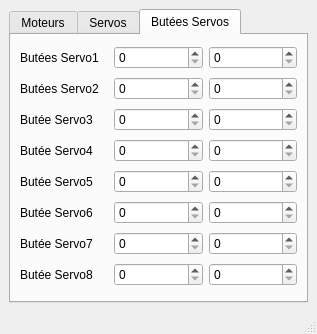
<?xml version="1.0" encoding="UTF-8"?>
<ui version="4.0">
 <class>ihm_ActuatorElectrobot</class>
 <widget class="QMainWindow" name="ihm_ActuatorElectrobot">
  <property name="geometry">
   <rect>
    <x>0</x>
    <y>0</y>
    <width>317</width>
    <height>325</height>
   </rect>
  </property>
  <property name="windowTitle">
   <string>MainWindow</string>
  </property>
  <property name="dockOptions">
   <set>QMainWindow::AllowTabbedDocks|QMainWindow::AnimatedDocks</set>
  </property>
  <widget class="QWidget" name="centralwidget">
   <layout class="QGridLayout" name="gridLayout">
    <item row="0" column="0">
     <widget class="QTabWidget" name="tabWidget">
      <property name="currentIndex">
       <number>2</number>
      </property>
      <widget class="QWidget" name="Moteurs">
       <attribute name="title">
        <string>Moteurs</string>
       </attribute>
       <layout class="QGridLayout" name="gridLayout_3">
        <item row="0" column="0">
         <widget class="QLabel" name="label_Moteur_1">
          <property name="text">
           <string>Moteur 1</string>
          </property>
         </widget>
        </item>
        <item row="0" column="1">
         <widget class="QSpinBox" name="Moteur_1">
          <property name="suffix">
           <string>%</string>
          </property>
          <property name="minimum">
           <number>-100</number>
          </property>
          <property name="maximum">
           <number>100</number>
          </property>
         </widget>
        </item>
        <item row="1" column="0">
         <widget class="QLabel" name="label_Moteur_2">
          <property name="text">
           <string>Moteur 2</string>
          </property>
         </widget>
        </item>
        <item row="1" column="1">
         <widget class="QSpinBox" name="Moteur_2">
          <property name="suffix">
           <string>%</string>
          </property>
          <property name="minimum">
           <number>-100</number>
          </property>
          <property name="maximum">
           <number>100</number>
          </property>
         </widget>
        </item>
        <item row="2" column="0">
         <widget class="QLabel" name="label_Moteur_3">
          <property name="text">
           <string>Moteur 3</string>
          </property>
         </widget>
        </item>
        <item row="2" column="1">
         <widget class="QSpinBox" name="Moteur_3">
          <property name="suffix">
           <string>%</string>
          </property>
          <property name="minimum">
           <number>-100</number>
          </property>
          <property name="maximum">
           <number>100</number>
          </property>
         </widget>
        </item>
        <item row="2" column="2" rowspan="2">
         <widget class="QPushButton" name="Moteurs_StopAll">
          <property name="text">
           <string>RAZ ALL</string>
          </property>
          <property name="checkable">
           <bool>false</bool>
          </property>
          <property name="checked">
           <bool>false</bool>
          </property>
          <property name="autoRepeat">
           <bool>false</bool>
          </property>
          <property name="autoDefault">
           <bool>false</bool>
          </property>
          <property name="default">
           <bool>false</bool>
          </property>
          <property name="flat">
           <bool>false</bool>
          </property>
         </widget>
        </item>
        <item row="3" column="0">
         <widget class="QLabel" name="label_Moteur_4">
          <property name="text">
           <string>Moteur 4</string>
          </property>
         </widget>
        </item>
        <item row="3" column="1">
         <widget class="QSpinBox" name="Moteur_4">
          <property name="suffix">
           <string>%</string>
          </property>
          <property name="minimum">
           <number>-100</number>
          </property>
          <property name="maximum">
           <number>100</number>
          </property>
         </widget>
        </item>
        <item row="4" column="0">
         <widget class="QLabel" name="label_Moteur_5">
          <property name="text">
           <string>Moteur 5</string>
          </property>
         </widget>
        </item>
        <item row="4" column="1">
         <widget class="QSpinBox" name="Moteur_5">
          <property name="suffix">
           <string>%</string>
          </property>
          <property name="minimum">
           <number>-100</number>
          </property>
          <property name="maximum">
           <number>100</number>
          </property>
         </widget>
        </item>
        <item row="5" column="0">
         <widget class="QLabel" name="label_Moteur_6">
          <property name="text">
           <string>Moteur 6</string>
          </property>
         </widget>
        </item>
        <item row="5" column="1">
         <widget class="QSpinBox" name="Moteur_6">
          <property name="suffix">
           <string>%</string>
          </property>
          <property name="minimum">
           <number>-100</number>
          </property>
          <property name="maximum">
           <number>100</number>
          </property>
         </widget>
        </item>
        <item row="6" column="0" colspan="2">
         <widget class="QPushButton" name="Send_CdeMoteurs">
          <property name="toolTip">
           <string>&lt;html&gt;&lt;head/&gt;&lt;body&gt;&lt;p&gt;clic gauche : envoie trame / clic droit : lock trame&lt;/p&gt;&lt;/body&gt;&lt;/html&gt;</string>
          </property>
          <property name="text">
           <string>Send /  Lock</string>
          </property>
         </widget>
        </item>
       </layout>
      </widget>
      <widget class="QWidget" name="Servos">
       <attribute name="title">
        <string>Servos</string>
       </attribute>
       <layout class="QGridLayout" name="gridLayout_2">
        <item row="0" column="0">
         <widget class="QLabel" name="servo_label_1">
          <property name="text">
           <string>Servo1</string>
          </property>
         </widget>
        </item>
        <item row="0" column="1">
         <widget class="QSlider" name="Servo_slide_1">
          <property name="maximum">
           <number>255</number>
          </property>
          <property name="orientation">
           <enum>Qt::Horizontal</enum>
          </property>
         </widget>
        </item>
        <item row="0" column="2">
         <widget class="QSpinBox" name="Servo_num_1">
          <property name="maximum">
           <number>255</number>
          </property>
         </widget>
        </item>
        <item row="1" column="0">
         <widget class="QLabel" name="servo_label_2">
          <property name="text">
           <string>Servo2</string>
          </property>
         </widget>
        </item>
        <item row="1" column="1">
         <widget class="QSlider" name="Servo_slide_2">
          <property name="maximum">
           <number>255</number>
          </property>
          <property name="orientation">
           <enum>Qt::Horizontal</enum>
          </property>
         </widget>
        </item>
        <item row="1" column="2">
         <widget class="QSpinBox" name="Servo_num_2">
          <property name="maximum">
           <number>255</number>
          </property>
         </widget>
        </item>
        <item row="2" column="0">
         <widget class="QLabel" name="servo_label_3">
          <property name="text">
           <string>Servo3</string>
          </property>
         </widget>
        </item>
        <item row="2" column="1">
         <widget class="QSlider" name="Servo_slide_3">
          <property name="maximum">
           <number>255</number>
          </property>
          <property name="orientation">
           <enum>Qt::Horizontal</enum>
          </property>
         </widget>
        </item>
        <item row="2" column="2">
         <widget class="QSpinBox" name="Servo_num_3">
          <property name="maximum">
           <number>255</number>
          </property>
         </widget>
        </item>
        <item row="3" column="0">
         <widget class="QLabel" name="servo_label_4">
          <property name="text">
           <string>Servo4</string>
          </property>
         </widget>
        </item>
        <item row="3" column="1">
         <widget class="QSlider" name="Servo_slide_4">
          <property name="maximum">
           <number>255</number>
          </property>
          <property name="orientation">
           <enum>Qt::Horizontal</enum>
          </property>
         </widget>
        </item>
        <item row="3" column="2">
         <widget class="QSpinBox" name="Servo_num_4">
          <property name="maximum">
           <number>255</number>
          </property>
         </widget>
        </item>
        <item row="4" column="0">
         <widget class="QLabel" name="servo_label_5">
          <property name="text">
           <string>Servo5</string>
          </property>
         </widget>
        </item>
        <item row="4" column="1">
         <widget class="QSlider" name="Servo_slide_5">
          <property name="maximum">
           <number>255</number>
          </property>
          <property name="orientation">
           <enum>Qt::Horizontal</enum>
          </property>
         </widget>
        </item>
        <item row="4" column="2">
         <widget class="QSpinBox" name="Servo_num_5">
          <property name="maximum">
           <number>255</number>
          </property>
         </widget>
        </item>
        <item row="5" column="0">
         <widget class="QLabel" name="servo_label_6">
          <property name="text">
           <string>Servo6</string>
          </property>
         </widget>
        </item>
        <item row="5" column="1">
         <widget class="QSlider" name="Servo_slide_6">
          <property name="maximum">
           <number>255</number>
          </property>
          <property name="orientation">
           <enum>Qt::Horizontal</enum>
          </property>
         </widget>
        </item>
        <item row="5" column="2">
         <widget class="QSpinBox" name="Servo_num_6">
          <property name="maximum">
           <number>255</number>
          </property>
         </widget>
        </item>
        <item row="6" column="0">
         <widget class="QLabel" name="servo_label_7">
          <property name="text">
           <string>Servo7</string>
          </property>
         </widget>
        </item>
        <item row="6" column="1">
         <widget class="QSlider" name="Servo_slide_7">
          <property name="maximum">
           <number>255</number>
          </property>
          <property name="orientation">
           <enum>Qt::Horizontal</enum>
          </property>
         </widget>
        </item>
        <item row="6" column="2">
         <widget class="QSpinBox" name="Servo_num_7">
          <property name="maximum">
           <number>255</number>
          </property>
         </widget>
        </item>
        <item row="7" column="0">
         <widget class="QLabel" name="servo_label_8">
          <property name="text">
           <string>Servo8</string>
          </property>
         </widget>
        </item>
        <item row="7" column="1">
         <widget class="QSlider" name="Servo_slide_8">
          <property name="maximum">
           <number>255</number>
          </property>
          <property name="orientation">
           <enum>Qt::Horizontal</enum>
          </property>
         </widget>
        </item>
        <item row="7" column="2">
         <widget class="QSpinBox" name="Servo_num_8">
          <property name="maximum">
           <number>255</number>
          </property>
         </widget>
        </item>
        <item row="8" column="0">
         <spacer name="horizontalSpacer">
          <property name="orientation">
           <enum>Qt::Horizontal</enum>
          </property>
          <property name="sizeHint" stdset="0">
           <size>
            <width>31</width>
            <height>20</height>
           </size>
          </property>
         </spacer>
        </item>
        <item row="8" column="1" colspan="2">
         <spacer name="horizontalSpacer_2">
          <property name="orientation">
           <enum>Qt::Horizontal</enum>
          </property>
          <property name="sizeHint" stdset="0">
           <size>
            <width>226</width>
            <height>20</height>
           </size>
          </property>
         </spacer>
        </item>
       </layout>
      </widget>
      <widget class="QWidget" name="tab">
       <attribute name="title">
        <string>Butées Servos</string>
       </attribute>
       <layout class="QGridLayout" name="gridLayout_4">
        <item row="0" column="0">
         <widget class="QLabel" name="label">
          <property name="text">
           <string>Butées Servo1</string>
          </property>
         </widget>
        </item>
        <item row="0" column="1">
         <widget class="QSpinBox" name="ButeeMin_Servo_1">
          <property name="maximum">
           <number>255</number>
          </property>
         </widget>
        </item>
        <item row="0" column="2">
         <widget class="QSpinBox" name="ButeeMax_Servo_1">
          <property name="maximum">
           <number>255</number>
          </property>
         </widget>
        </item>
        <item row="1" column="0">
         <widget class="QLabel" name="label_2">
          <property name="text">
           <string>Butées Servo2</string>
          </property>
         </widget>
        </item>
        <item row="1" column="1">
         <widget class="QSpinBox" name="ButeeMin_Servo_2">
          <property name="maximum">
           <number>255</number>
          </property>
         </widget>
        </item>
        <item row="1" column="2">
         <widget class="QSpinBox" name="ButeeMax_Servo_2">
          <property name="maximum">
           <number>255</number>
          </property>
         </widget>
        </item>
        <item row="2" column="0">
         <widget class="QLabel" name="label_3">
          <property name="text">
           <string>Butée Servo3</string>
          </property>
         </widget>
        </item>
        <item row="2" column="1">
         <widget class="QSpinBox" name="ButeeMin_Servo_3">
          <property name="maximum">
           <number>255</number>
          </property>
         </widget>
        </item>
        <item row="2" column="2">
         <widget class="QSpinBox" name="ButeeMax_Servo_3">
          <property name="maximum">
           <number>255</number>
          </property>
         </widget>
        </item>
        <item row="3" column="0">
         <widget class="QLabel" name="label_4">
          <property name="text">
           <string>Butée Servo4</string>
          </property>
         </widget>
        </item>
        <item row="3" column="1">
         <widget class="QSpinBox" name="ButeeMin_Servo_4">
          <property name="maximum">
           <number>255</number>
          </property>
         </widget>
        </item>
        <item row="3" column="2">
         <widget class="QSpinBox" name="ButeeMax_Servo_4">
          <property name="maximum">
           <number>255</number>
          </property>
         </widget>
        </item>
        <item row="4" column="0">
         <widget class="QLabel" name="label_5">
          <property name="text">
           <string>Butée Servo5</string>
          </property>
         </widget>
        </item>
        <item row="4" column="1">
         <widget class="QSpinBox" name="ButeeMin_Servo_5">
          <property name="maximum">
           <number>255</number>
          </property>
         </widget>
        </item>
        <item row="4" column="2">
         <widget class="QSpinBox" name="ButeeMax_Servo_5">
          <property name="maximum">
           <number>255</number>
          </property>
         </widget>
        </item>
        <item row="5" column="0">
         <widget class="QLabel" name="label_6">
          <property name="text">
           <string>Butée Servo6</string>
          </property>
         </widget>
        </item>
        <item row="5" column="1">
         <widget class="QSpinBox" name="ButeeMin_Servo_6">
          <property name="maximum">
           <number>255</number>
          </property>
         </widget>
        </item>
        <item row="5" column="2">
         <widget class="QSpinBox" name="ButeeMax_Servo_6">
          <property name="maximum">
           <number>255</number>
          </property>
         </widget>
        </item>
        <item row="6" column="0">
         <widget class="QLabel" name="label_7">
          <property name="text">
           <string>Butée Servo7</string>
          </property>
         </widget>
        </item>
        <item row="6" column="1">
         <widget class="QSpinBox" name="ButeeMin_Servo_7">
          <property name="maximum">
           <number>255</number>
          </property>
         </widget>
        </item>
        <item row="6" column="2">
         <widget class="QSpinBox" name="ButeeMax_Servo_7">
          <property name="maximum">
           <number>255</number>
          </property>
         </widget>
        </item>
        <item row="7" column="0">
         <widget class="QLabel" name="label_8">
          <property name="text">
           <string>Butée Servo8</string>
          </property>
         </widget>
        </item>
        <item row="7" column="1">
         <widget class="QSpinBox" name="ButeeMin_Servo_8">
          <property name="maximum">
           <number>255</number>
          </property>
         </widget>
        </item>
        <item row="7" column="2">
         <widget class="QSpinBox" name="ButeeMax_Servo_8">
          <property name="maximum">
           <number>255</number>
          </property>
         </widget>
        </item>
       </layout>
      </widget>
     </widget>
    </item>
   </layout>
  </widget>
  <widget class="QMenuBar" name="menubar">
   <property name="geometry">
    <rect>
     <x>0</x>
     <y>0</y>
     <width>317</width>
     <height>18</height>
    </rect>
   </property>
  </widget>
  <widget class="QStatusBar" name="statusbar"/>
 </widget>
 <resources/>
 <connections/>
</ui>
